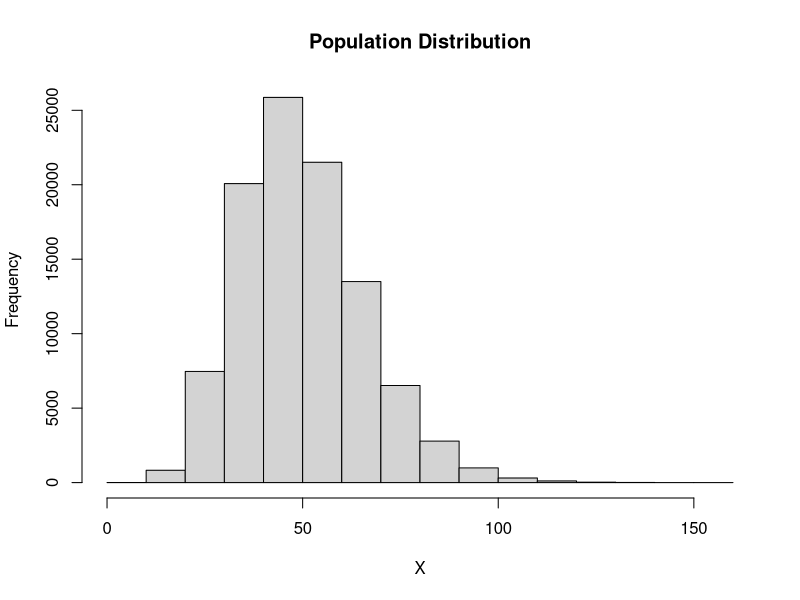
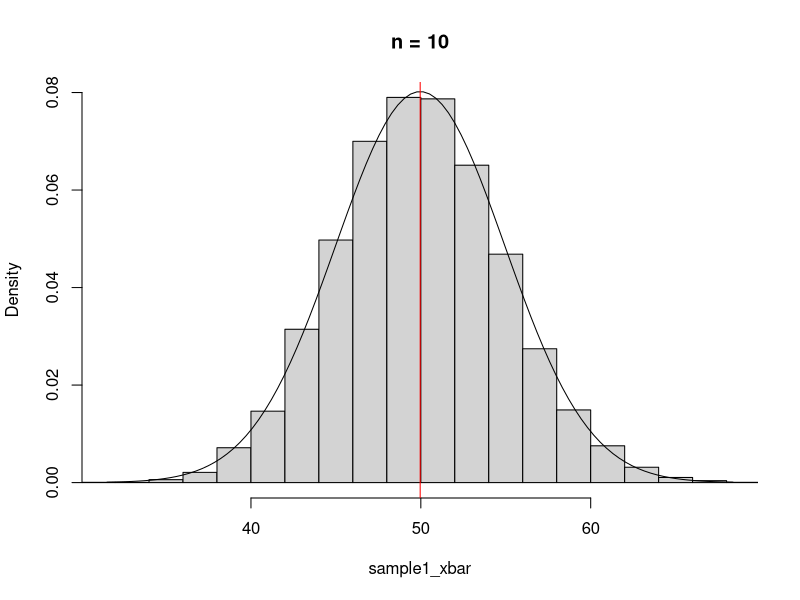
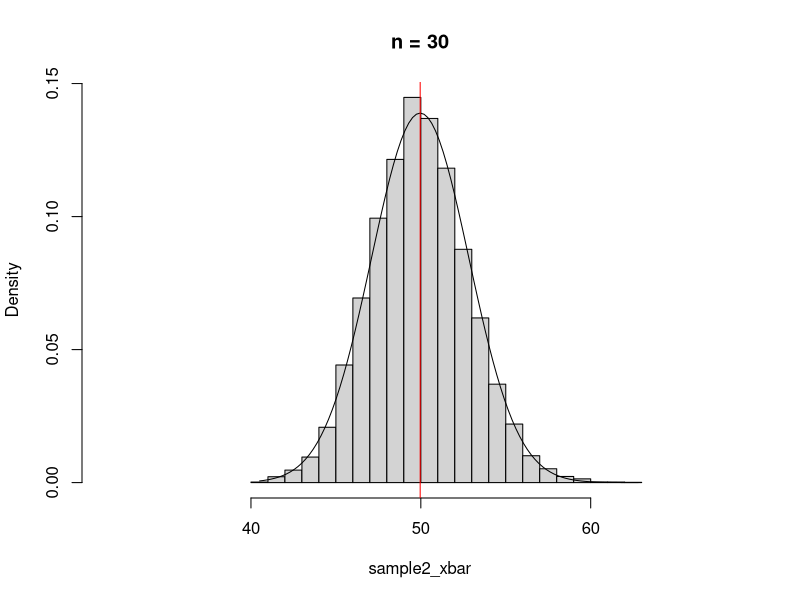
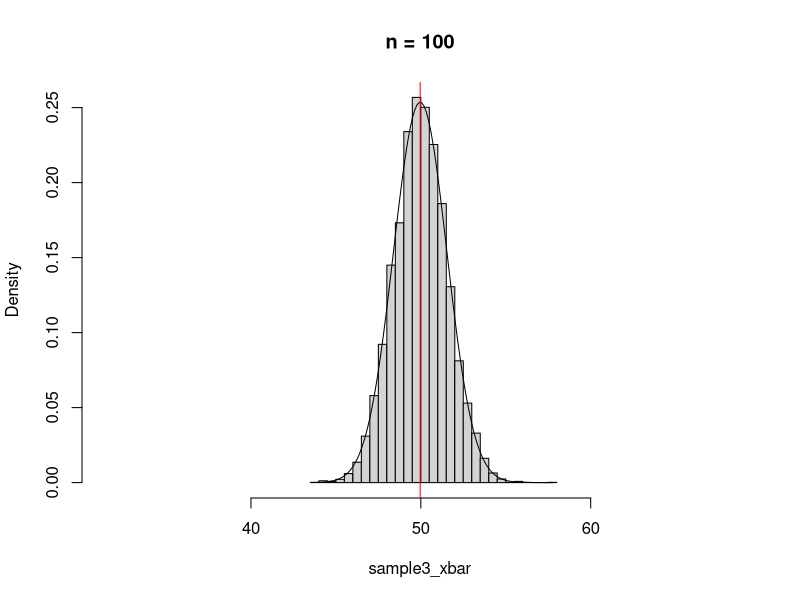
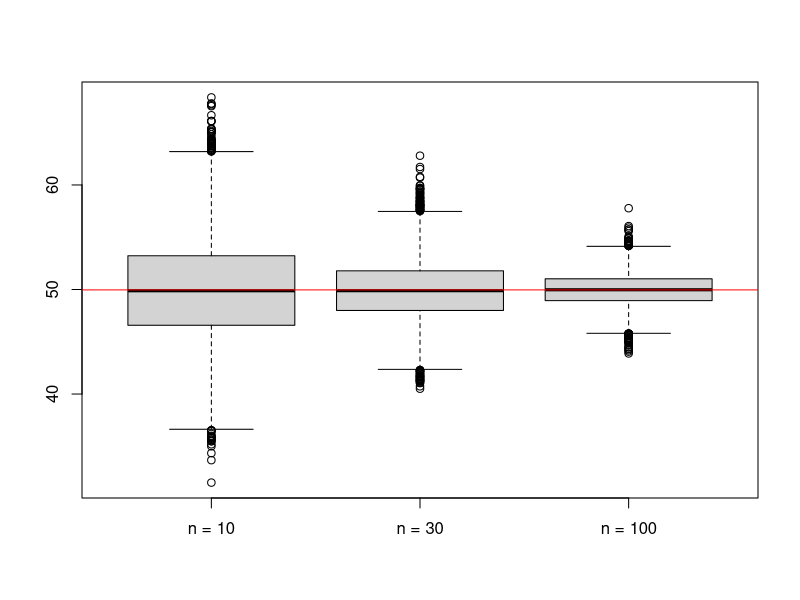

These charts were generated, in order, by the following R code:

#' ---
#' title: "Introduction to Statistical Methods"
#' subtitle: "Sampling Distribution"
#' author: "Longhai Li"
#' date: "September 2019"
#' output: 
#'    html_document:
#'        toc: true
#'        number_sections: true
#'        highlight: tango
#'        fig_width: 10
#'        fig_height: 8
#' ---

#' This file is a demonstration of Central Limit Theorem 
#' 

#' # Create a population  

## generate a population data
X <- rgamma (100000, 10, .2)
mean (X)
sd (X)
hist (X, main = "Population Distribution")

#' # Sampling distributions 

sample (X, size = 10, replace = T)

mean(sample (X, size = 10, replace = T) )

sample (X, size = 10, replace = T)

mean(sample (X, size = 10, replace = T) )

sample (X, size = 10, replace = T)

mean(sample (X, size = 10, replace = T) )

sample (X, size = 10, replace = T)

mean(sample (X, size = 10, replace = T) )

#' sample size = 10
sample1_xbar <- replicate (10000, mean(sample (X, size = 10, replace = T) ) )
mean (sample1_xbar)
mean (X)
sd (sample1_xbar)
sd (X)
sd (X)/sqrt(10)

xlim <- range (sample1_xbar)
hist (sample1_xbar, main = "n = 10", xlim = xlim,
      probability = TRUE, nclass =20 )
x <- seq (min (sample1_xbar), max(sample1_xbar), length = 100)
lines (x, dnorm (x, mean = mean (X), sd = sd (X)/sqrt(10)))
abline (v = mean (X), col = "red")

#' sample size = 30
sample2_xbar <- replicate (10000, mean(sample (X, size = 30, replace = T) ) )
hist (sample2_xbar, main = "n = 30", xlim = xlim,
      probability = TRUE, nclass = 20 )
x <- seq (min (sample2_xbar), max(sample2_xbar), length = 100)
lines (x, dnorm (x, mean = mean (X), sd = sd (X)/sqrt(30)))
abline (v = mean (X), col = "red")

#' sample size = 100
sample3_xbar <- replicate (10000, mean(sample (X, size = 100, replace = T) ) )
hist (sample3_xbar, main = "n = 100", xlim = xlim,
      probability = TRUE, nclass = 20 )
x <- seq (min (sample3_xbar), max(sample3_xbar), length = 100)
lines (x, dnorm (x, mean = mean (X), sd = sd (X)/sqrt(100)))
abline (v = mean (X), col = "red")

#' plot comparison boxplot of sample means
allxbar <- data.frame (sample1_xbar, sample2_xbar, sample3_xbar)
colnames (allxbar) <- c("n = 10", "n = 30","n = 100" )
boxplot (allxbar)
abline (h = mean (X), col = "red")
